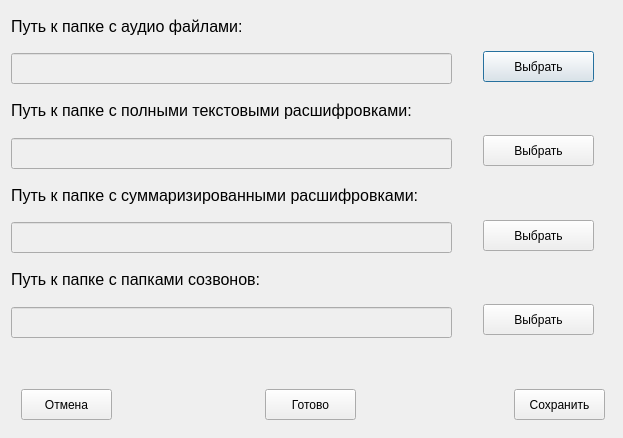
<?xml version="1.0" encoding="UTF-8"?>
<ui version="4.0">
 <class>Dialog</class>
 <widget class="QDialog" name="Dialog">
  <property name="geometry">
   <rect>
    <x>0</x>
    <y>0</y>
    <width>623</width>
    <height>438</height>
   </rect>
  </property>
  <property name="windowTitle">
   <string>Dialog</string>
  </property>
  <layout class="QVBoxLayout" name="verticalLayout_8">
   <item>
    <layout class="QHBoxLayout" name="horizontalLayout" stretch="3,1">
     <item>
      <layout class="QVBoxLayout" name="verticalLayout">
       <item>
        <widget class="QWidget" name="widget" native="true">
         <widget class="QLabel" name="label1">
          <property name="geometry">
           <rect>
            <x>0</x>
            <y>0</y>
            <width>431</width>
            <height>31</height>
           </rect>
          </property>
          <property name="text">
           <string>&lt;html&gt;&lt;head/&gt;&lt;body&gt;&lt;p&gt;&lt;span style=&quot; font-size:12pt;&quot;&gt;Путь к папке с аудио файлами:&lt;/span&gt;&lt;/p&gt;&lt;/body&gt;&lt;/html&gt;</string>
          </property>
         </widget>
        </widget>
       </item>
       <item>
        <widget class="QWidget" name="widget_2" native="true">
         <widget class="QLineEdit" name="lineEditAudioPath">
          <property name="enabled">
           <bool>false</bool>
          </property>
          <property name="geometry">
           <rect>
            <x>0</x>
            <y>0</y>
            <width>441</width>
            <height>31</height>
           </rect>
          </property>
         </widget>
        </widget>
       </item>
      </layout>
     </item>
     <item>
      <widget class="QWidget" name="widget_9" native="true">
       <widget class="QPushButton" name="pushButtonAudioPath">
        <property name="geometry">
         <rect>
          <x>20</x>
          <y>40</y>
          <width>111</width>
          <height>31</height>
         </rect>
        </property>
        <property name="text">
         <string>Выбрать</string>
        </property>
       </widget>
      </widget>
     </item>
    </layout>
   </item>
   <item>
    <layout class="QHBoxLayout" name="horizontalLayout_5" stretch="3,1">
     <item>
      <layout class="QVBoxLayout" name="verticalLayout_5">
       <item>
        <widget class="QWidget" name="widget_13" native="true">
         <widget class="QLabel" name="label2">
          <property name="geometry">
           <rect>
            <x>0</x>
            <y>0</y>
            <width>431</width>
            <height>31</height>
           </rect>
          </property>
          <property name="text">
           <string>&lt;html&gt;&lt;head/&gt;&lt;body&gt;&lt;p&gt;&lt;span style=&quot; font-size:12pt;&quot;&gt;Путь к папке с полными текстовыми расшифровками:&lt;/span&gt;&lt;/p&gt;&lt;/body&gt;&lt;/html&gt;</string>
          </property>
         </widget>
        </widget>
       </item>
       <item>
        <widget class="QWidget" name="widget_14" native="true">
         <widget class="QLineEdit" name="lineEditFullTextPath">
          <property name="enabled">
           <bool>false</bool>
          </property>
          <property name="geometry">
           <rect>
            <x>0</x>
            <y>0</y>
            <width>441</width>
            <height>31</height>
           </rect>
          </property>
         </widget>
        </widget>
       </item>
      </layout>
     </item>
     <item>
      <widget class="QWidget" name="widget_15" native="true">
       <widget class="QPushButton" name="pushButtonFullTextPath">
        <property name="geometry">
         <rect>
          <x>20</x>
          <y>40</y>
          <width>111</width>
          <height>31</height>
         </rect>
        </property>
        <property name="text">
         <string>Выбрать</string>
        </property>
       </widget>
      </widget>
     </item>
    </layout>
   </item>
   <item>
    <layout class="QHBoxLayout" name="horizontalLayout_6" stretch="3,1">
     <item>
      <layout class="QVBoxLayout" name="verticalLayout_6">
       <item>
        <widget class="QWidget" name="widget_16" native="true">
         <widget class="QLabel" name="label3">
          <property name="geometry">
           <rect>
            <x>0</x>
            <y>0</y>
            <width>431</width>
            <height>31</height>
           </rect>
          </property>
          <property name="text">
           <string>&lt;html&gt;&lt;head/&gt;&lt;body&gt;&lt;p&gt;&lt;span style=&quot; font-size:12pt;&quot;&gt;Путь к папке с суммаризированными расшифровками:&lt;/span&gt;&lt;/p&gt;&lt;/body&gt;&lt;/html&gt;</string>
          </property>
         </widget>
        </widget>
       </item>
       <item>
        <widget class="QWidget" name="widget_17" native="true">
         <widget class="QLineEdit" name="lineEditSumTextPath">
          <property name="enabled">
           <bool>false</bool>
          </property>
          <property name="geometry">
           <rect>
            <x>0</x>
            <y>0</y>
            <width>441</width>
            <height>31</height>
           </rect>
          </property>
         </widget>
        </widget>
       </item>
      </layout>
     </item>
     <item>
      <widget class="QWidget" name="widget_18" native="true">
       <widget class="QPushButton" name="pushButtonSumTextPath">
        <property name="geometry">
         <rect>
          <x>20</x>
          <y>40</y>
          <width>111</width>
          <height>31</height>
         </rect>
        </property>
        <property name="text">
         <string>Выбрать</string>
        </property>
       </widget>
      </widget>
     </item>
    </layout>
   </item>
   <item>
    <layout class="QHBoxLayout" name="horizontalLayout_7" stretch="3,1">
     <item>
      <layout class="QVBoxLayout" name="verticalLayout_7">
       <item>
        <widget class="QWidget" name="widget_19" native="true">
         <widget class="QLabel" name="label4">
          <property name="geometry">
           <rect>
            <x>0</x>
            <y>0</y>
            <width>431</width>
            <height>31</height>
           </rect>
          </property>
          <property name="text">
           <string>&lt;html&gt;&lt;head/&gt;&lt;body&gt;&lt;p&gt;&lt;span style=&quot; font-size:12pt;&quot;&gt;Путь к папке с папками созвонов:&lt;/span&gt;&lt;/p&gt;&lt;/body&gt;&lt;/html&gt;</string>
          </property>
         </widget>
        </widget>
       </item>
       <item>
        <widget class="QWidget" name="widget_20" native="true">
         <widget class="QLineEdit" name="lineEditFolderPath">
          <property name="enabled">
           <bool>false</bool>
          </property>
          <property name="geometry">
           <rect>
            <x>0</x>
            <y>0</y>
            <width>441</width>
            <height>31</height>
           </rect>
          </property>
         </widget>
        </widget>
       </item>
      </layout>
     </item>
     <item>
      <widget class="QWidget" name="widget_21" native="true">
       <widget class="QPushButton" name="pushButtonFolderPath">
        <property name="geometry">
         <rect>
          <x>20</x>
          <y>40</y>
          <width>111</width>
          <height>31</height>
         </rect>
        </property>
        <property name="text">
         <string>Выбрать</string>
        </property>
       </widget>
      </widget>
     </item>
    </layout>
   </item>
   <item>
    <layout class="QHBoxLayout" name="horizontalLayout_8" stretch="1,3,1">
     <item>
      <widget class="QWidget" name="widget_22" native="true">
       <widget class="QPushButton" name="pushButtonCancel">
        <property name="geometry">
         <rect>
          <x>10</x>
          <y>40</y>
          <width>91</width>
          <height>31</height>
         </rect>
        </property>
        <property name="text">
         <string>Отмена</string>
        </property>
       </widget>
      </widget>
     </item>
     <item>
      <widget class="QWidget" name="widget_3" native="true">
       <widget class="QPushButton" name="pushButtonOk">
        <property name="geometry">
         <rect>
          <x>130</x>
          <y>40</y>
          <width>91</width>
          <height>31</height>
         </rect>
        </property>
        <property name="text">
         <string>Готово</string>
        </property>
       </widget>
       <widget class="QLabel" name="labelInfo">
        <property name="geometry">
         <rect>
          <x>50</x>
          <y>10</y>
          <width>241</width>
          <height>31</height>
         </rect>
        </property>
        <property name="text">
         <string/>
        </property>
       </widget>
      </widget>
     </item>
     <item>
      <widget class="QWidget" name="widget_23" native="true">
       <widget class="QPushButton" name="pushButtonSave">
        <property name="geometry">
         <rect>
          <x>20</x>
          <y>40</y>
          <width>91</width>
          <height>31</height>
         </rect>
        </property>
        <property name="text">
         <string>Сохранить</string>
        </property>
       </widget>
      </widget>
     </item>
    </layout>
   </item>
  </layout>
 </widget>
 <resources/>
 <connections/>
</ui>
